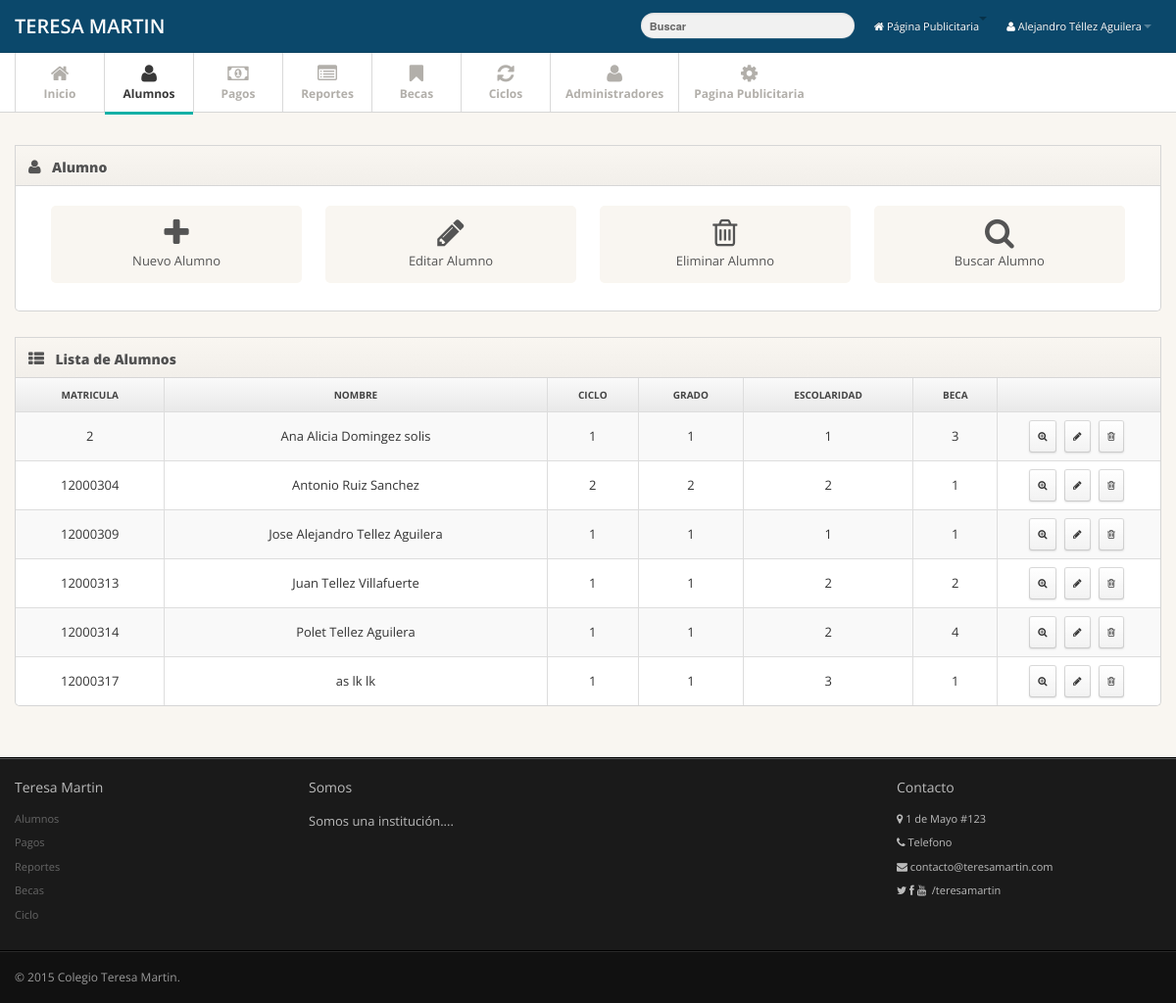
The app's page /admin/alumnos.php (signed in), older data.
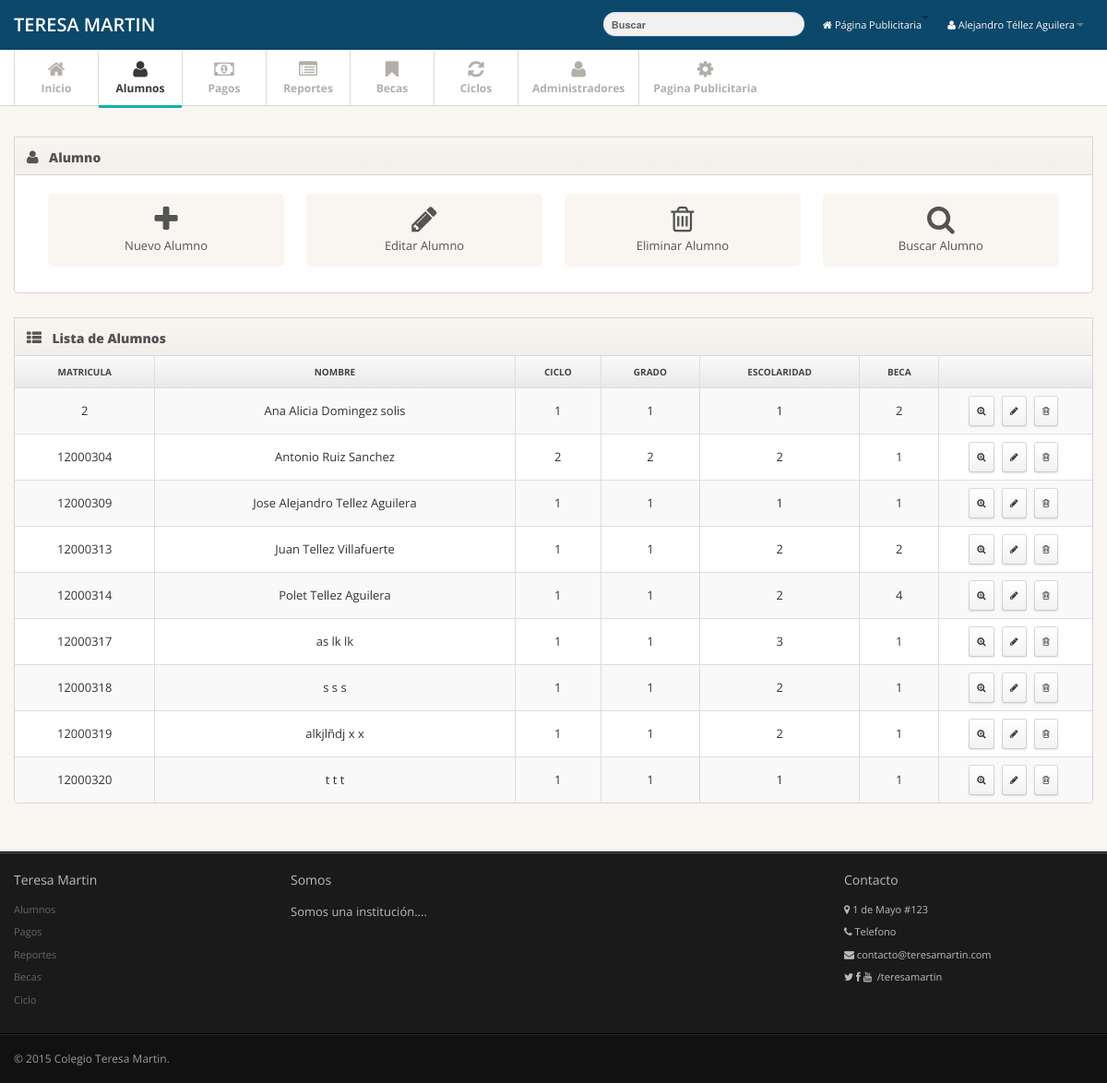
The same page, newer data.
### tables this page shows
CREATE TABLE IF NOT EXISTS `alumno` (
  `matricula` int(11) NOT NULL,
  `a_paterno` varchar(45) NOT NULL,
  `a_materno` varchar(45) NOT NULL,
  `nombre` varchar(45) NOT NULL,
  `idsexo` int(11) NOT NULL,
  `idestatus` int(11) NOT NULL,
  `idgg` int(11) NOT NULL,
  `idescolaridad` int(11) NOT NULL,
  `idtutor` int(11) NOT NULL,
  `idbeca` int(11) NOT NULL,
  `idgrado` int(11) NOT NULL,
  `idgrupo` int(11) NOT NULL
);

### admin/conexion.php (called while the page is built, shortened)
<?php
class Conexion
{
private static $instancia;
private $con;
private function __construct()
{
    try
    {
    $this->con = new PDO("mysql:host=localhost;dbname=teresamartin",'root','');
    $this->con->exec("SET CHARSET SET utf8");
    }
    catch(PDOEception $e)
    {
        echo "Error:" . $e->getMessage();
        die();
    }
}
  public static function singleton_conexion()
    {
    if(!isset(self::$instancia)){
    self::$instancia = new $miclase;
    }
    return self::$instancia;
    }
public function prepare($sql)
{
return $this->con->prepare($sql);
}
}

### admin/Alumno.php (called while the page is built, shortened)
<?php
require_once 'conexion.php';
class Alumno{
   private $con;
   public function __construct()
   {
      $this->con = Conexion::singleton_conexion();
   }
   public function get_alumno($matricula = null){
      try {
         $sql = "SELECT * FROM alumno";
         $consulta = $this->con->prepare($sql);
         $consulta->execute();
         if($consulta->rowCount() > 0){
            return $consulta;
         } else {
            return FALSE;
         }
      } catch (PDOExeption $e) {
         print "Error:". $e->getMessge();
      }
   }
}

### admin/alumnos.php (the view, shortened to what the changed rows need)
<?php
include_once 'Alumno.php';
$alumno = new Alumno();
$datos = $alumno->get_alumno(null);
?>
<!DOCTYPE html>
<html lang="es">
   <head>
      <link href="../css/bootstrap.min.css" rel="stylesheet">
      <link href="../css/bootstrap-responsive.min.css" rel="stylesheet">
      <link href="../css/font-awesome2.css" rel="stylesheet">
      <link href="../css/style.css" rel="stylesheet">
      <link href="../css/pages/dashboard.css" rel="stylesheet">
      <link href="../css/styleAAA.css" rel="stylesheet">
   </head>
   <body>
      <div class="main">
         <div class="main-inner">
            <div class="container">
               <div class="row">
                  <div class="span12">
                     <div class="widget widget-table action-table">
                        <div class="widget-content">
                           <table class="table table-striped table-bordered get_table">
                              <thead>
                                 <tr>
                                    <th> Matricula </th>
                                    <th> Nombre </th>
                                    <th> Ciclo </th>
                                    <th> Grado </th>
                                    <th> Escolaridad </th>
                                    <th> Beca</th>
                                    <th class="td-actions"> </th>
                                 </tr>
                              </thead>
                              <tbody>
                                <?php
while ($row = $datos->fetchObject()){
                                 ?>
                                 <tr>
                                    <td><?php echo $row->matricula;?></td>
                                    <td><?php echo $row->nombre," ", $row->a_paterno," ", $row->a_materno;?></td>
                                    <td><?php echo $row->idgg;?></td>
                                    <td><?php echo $row->idgg;?></td>
                                    <td><?php echo $row->idescolaridad;?></td>
                                    <td><?php echo $row->idbeca;?></td>
                                    <td class="td-actions">
                                       <span id="tooltip-ver" class="input-group-addon mitooltip" title="Ver más datos del Alumno" data-placement="top">
                                         <a href="frm_alumno.php?matricula=<?php echo $row->matricula;?>&ver=ver" class="btn btn-small btn-invert" title="Ver mas">
                                          <i class="btn-icon-only icon-zoom-in"> </i></a></span>
                                          <span id="tooltip-editar" class="input-group-addon mitooltip" title="Editar información del Alumno" data-placement="top">
                                       <a href="frm_alumno.php?matricula=<?php echo $row->matricula;?>" class="btn btn-small btn-invert" title="Editar">
                                          <i class="btn-icon-only icon-pencil"> </i></a></span>
                                          <span id="tooltip-eliminar" class="input-group-addon mitooltip" title="Eliminar Alumno" data-placement="top">
                                       <a href="del_alumno.php?matricula=<?php echo $row->matricula;?>" class="btn btn-small btn-invert" title="Eliminar">
                                          <i class="btn-icon-only icon-trash"> </i></a></span>
                                    </td>
                                 </tr>
                                 <?php
}
                                 ?>
                              </tbody>
                           </table>
                        </div>
                     </div>
                  </div>
               </div>
            </div>
         </div>
      </div>
   </body>
</html>

Row changes from the older to the newer data that the page shows:
changed alumno "Ana Alicia": idbeca "3" → "2"
added alumno: matricula "12000318", nombre "s", a_paterno "s", a_materno "s", idgg "1", idescolaridad "2", idbeca "1"
added alumno: matricula "12000319", nombre "alkjlñdj", a_paterno "x", a_materno "x", idgg "1", idescolaridad "2", idbeca "1"
added alumno: matricula "12000320", nombre "t", a_paterno "t", a_materno "t", idgg "1", idescolaridad "1", idbeca "1"
